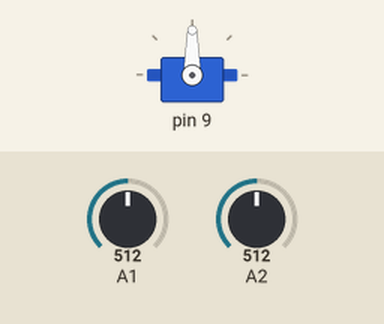
This program was run on a simulated Arduino Nano, built with avr-gcc and run on an emulated ATmega328P. Shown: servo. The test bench sets the inputs (shaded band); at power-on: A1 = 512, A2 = 512.

Above: at 1.2 s.
1.3 s: A1 set to 583
2.8 s: A1 set to 609
At 4.0 s:
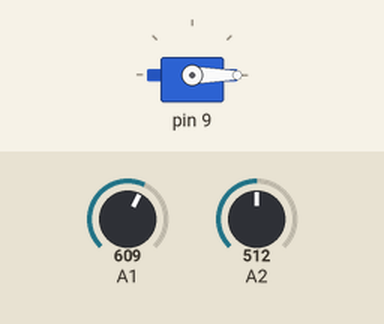
4.3 s: A1 set to 413
5.8 s: A1 set to 381
At 6.2 s:
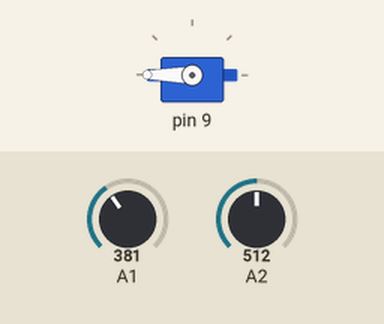
7.3 s: A1 set to 716
At 8.5 s:
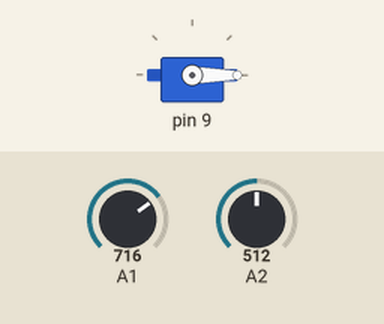
8.8 s: A1 set to 306
At 9.7 s:
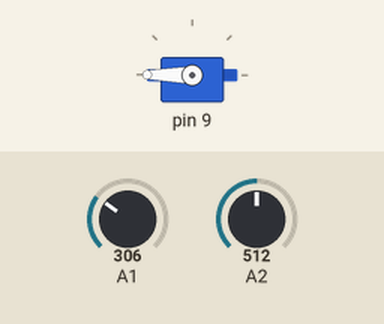
Timing chart, 0 to 11.3 s (numbered marks = the images above; inputs shaded):
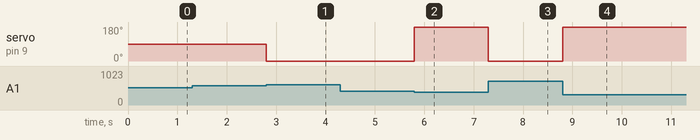

Measured:
- the behaviour switches between 600 and 601 on A1 (found by bisection; images 0 and 1)
- the behaviour switches between 400 and 399 on A1 (found by bisection; images 1 and 2)
- after the input at 1.3 s, every drawn part: stays the same
- after the input at 2.8 s, servo on pin 9: 90° → 0° at once
- after the input at 4.3 s, every drawn part: stays the same
- after the input at 5.8 s, servo on pin 9: 0° → 180° at once
- after the input at 7.3 s, servo on pin 9: 180° → 0° at once
- after the input at 8.8 s, servo on pin 9: 0° → 180° at once

The program:

main.cpp
```cpp
#include <Arduino.h>
#include <ServoMotor.h>
#include <Joystick.h>

ServoMotor servo(9);
Joystick joystick(1, 2);

void setup() {
  Serial.begin(9600);
  servo.init();
}

void loop() {
  switch (joystick.getDirection())
  {
  case LEFT:
    servo.turnLeft();
    break;

  case RIGHT:
    servo.turnRight();
    break;

  case UP:
    servo.turnMiddle();
    break;

  default:
    break;
  }
}
```
